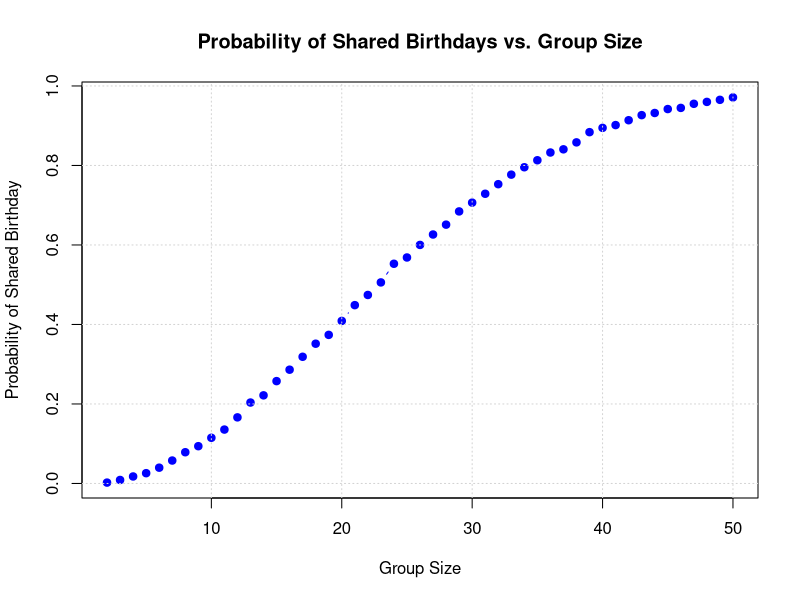
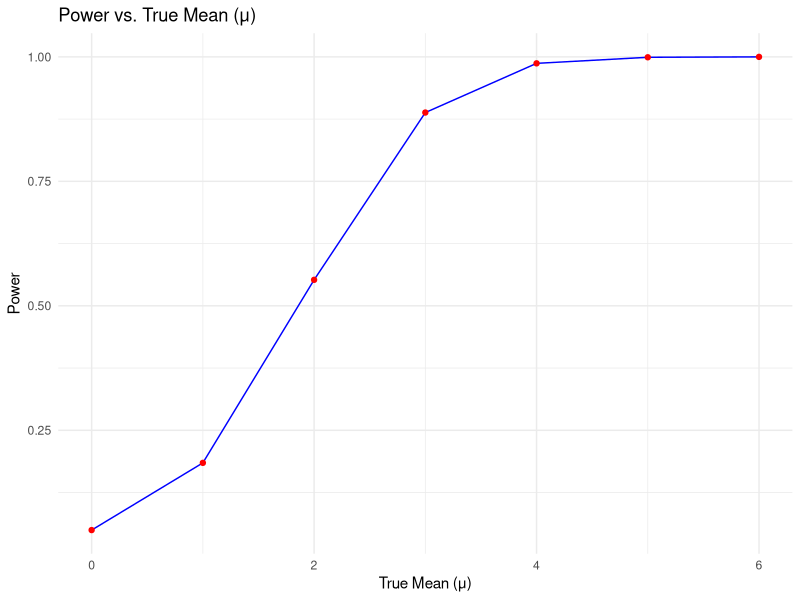
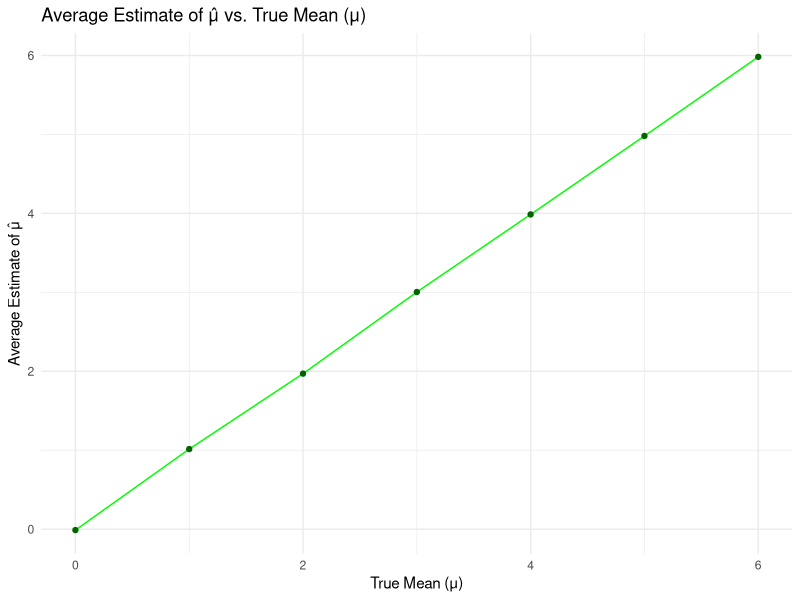
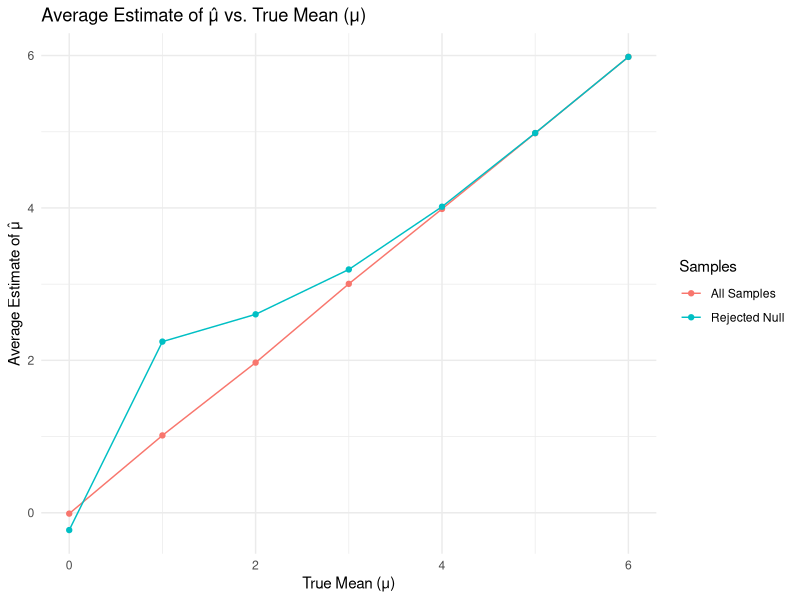

Reproduce these figures in R, in order.
## ---- chunk 1
knitr::opts_chunk$set(echo = TRUE)
## ---- chunk 2
library(broom)
library(ggplot2)
library(dplyr)
## ---- chunk 3
# Function to simulate one trial
birthday_simulation <- function(n) {
  # Randomly draw birthdays for n people (numbers from 1 to 365)
  birthdays <- sample(1:365, n, replace = TRUE)
  # Check if there are any duplicate birthdays
  any(duplicated(birthdays))
}
## ---- chunk 4

# Set the range of group sizes
group_sizes <- 2:50
# Number of simulations to run for each group size
num_simulations <- 10000
# Initialize a vector to store probabilities for each group size
probabilities <- numeric(length(group_sizes))

# Loop over each group size
for (i in seq_along(group_sizes)) {
  n <- group_sizes[i]
  # Run the simulation num_simulations times and store the results
  results <- replicate(num_simulations, birthday_simulation(n))
  # Calculate the probability of at least two people sharing a birthday
  probabilities[i] <- mean(results)
}
## ---- chunk 5

# Plot the probability as a function of group size
plot(group_sizes, probabilities, type = 'b', pch = 19, col = 'blue',
     xlab = 'Group Size',
     ylab = 'Probability of Shared Birthday',
     main = 'Probability of Shared Birthdays vs. Group Size')
grid()

## ---- chunk 6
# Simulation parameters
n <- 30
sigma <- 5
mu_values <- 0:6
num_simulations <- 5000
alpha <- 0.05

## ---- chunk 7
# Initialize an empty list to store results
simulation_results <- list()

# Loop over each true mean value
for (mu in mu_values) {
  # Initialize vectors to store estimates and p-values
  mu_hats <- numeric(num_simulations)
  p_values <- numeric(num_simulations)
  
  # Perform simulations
  for (i in 1:num_simulations) {
    # Generate a dataset
    x <- rnorm(n, mean = mu, sd = sigma)
    
    # Perform one-sample t-test against mu = 0
    t_test_result <- t.test(x, mu = 0)
    
    # Extract estimate and p-value using broom::tidy
    tidy_result <- tidy(t_test_result)
    mu_hats[i] <- tidy_result$estimate
    p_values[i] <- tidy_result$p.value
  }
  
  # Store results in the list
  simulation_results[[as.character(mu)]] <- data.frame(
    mu_hat = mu_hats,
    p_value = p_values,
    mu_true = mu
  )
}

## ---- chunk 8
# Combine all results into one data frame
all_results <- bind_rows(simulation_results)

# Calculate power for each mu value
power_results <- all_results %>%
  group_by(mu_true) %>%
  summarise(
    power = mean(p_value < alpha)
  )

## ---- chunk 9
# Plot the power as a function of mu
ggplot(power_results, aes(x = mu_true, y = power)) +
  geom_line(color = 'blue') +
  geom_point(color = 'red') +
  labs(
    title = "Power vs. True Mean (\u03BC)",
    x = "True Mean (\u03BC)",
    y = "Power"
  ) +
  theme_minimal()

## ---- chunk 10
# Calculate average estimate of mu_hat for each mu_true
mu_hat_results <- all_results %>%
  group_by(mu_true) %>%
  summarise(
    mean_mu_hat = mean(mu_hat)
  )

# Plot the average mu_hat vs. mu_true
ggplot(mu_hat_results, aes(x = mu_true, y = mean_mu_hat)) +
  geom_line(color = 'green') +
  geom_point(color = 'darkgreen') +
  labs(
    title = "Average Estimate of \u03BĈ vs. True Mean (\u03BC)",
    x = "True Mean (\u03BC)",
    y = "Average Estimate of \u03BĈ"
  ) +
  theme_minimal()

## ---- chunk 11
# Calculate average mu_hat only for simulations where null was rejected
mu_hat_rejected_results <- all_results %>%
  filter(p_value < alpha) %>%
  group_by(mu_true) %>%
  summarise(
    mean_mu_hat_rejected = mean(mu_hat)
  )

# Merge the two datasets
mu_hat_combined <- mu_hat_results %>%
  left_join(mu_hat_rejected_results, by = "mu_true")

# Plot both averages
ggplot(mu_hat_combined, aes(x = mu_true)) +
  geom_line(aes(y = mean_mu_hat, color = 'All Samples')) +
  geom_point(aes(y = mean_mu_hat, color = 'All Samples')) +
  geom_line(aes(y = mean_mu_hat_rejected, color = 'Rejected Null')) +
  geom_point(aes(y = mean_mu_hat_rejected, color = 'Rejected Null')) +
  labs(
    title = "Average Estimate of \u03BĈ vs. True Mean (\u03BC)",
    x = "True Mean (\u03BC)",
    y = "Average Estimate of \u03BĈ",
    color = "Samples"
  ) +
  theme_minimal()

